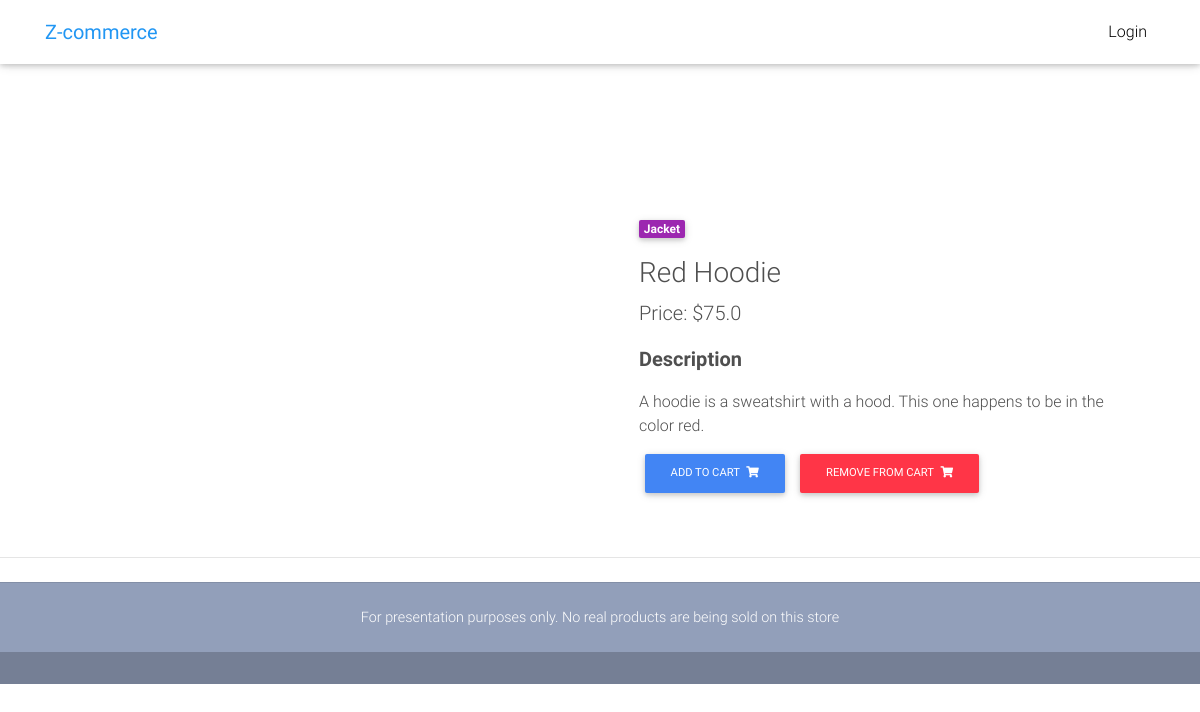
Screenshot of /product/red-hoodie/ with the database file from the repository.
### coreFunctionality/models.py (models this page shows, shortened)
class Item(models.Model):                  # Stores individual items that can be ordered by a user
    name = models.CharField(max_length=50)  # Name of the item
    price = models.FloatField()             # Price of the item
    category = models.CharField(max_length=2, choices=CATEGORIES, default='S')   # Category that the item is under
    label = models.CharField(max_length=1, choices=LABELCHOICES, default='P')    # Type of label that an item has (if it has one)
    slug = models.SlugField()
    description = models.TextField(default="This is a product")
    image_Url = models.TextField(default="https://mdbootstrap.com/img/Photos/Horizontal/E-commerce/Vertical/12.jpg")
    def get_Add_To_Cart_URL(self):
        return reverse('coreFunctionality:addToCartView', kwargs={'slug' : self.slug})
    def get_Remove_From_Cart_URL(self):
        return reverse('coreFunctionality:removeFromCartView', kwargs={'slug' : self.slug})

### coreFunctionality/views.py (the view)
# urls.py: path('product/<slug:slug>/', views.productPage, name="productView"),
def productPage(request, slug):
    product = get_object_or_404(Item, slug=slug)    # Returns the item with the requested slug
    context = {'item' : product}                    # Assigns the returned produce the name "item"
    return render(request, "productPage.html/", context)

### storeFront/templates/productPage.html (shortened to what this page needs)
{% extends "base.html" %}
{% load static %}
{% load cart_Template_Tag %}
{% block content %}
<body>
  <main class="mt-5 pt-4">
    <div class="container dark-grey-text mt-5">
      <div class="row wow fadeIn">
        <div class="col-md-6 mb-4">
        </div>
        <div class="col-md-6 mb-4">
          <div class="p-4">
            <div class="mb-3">
              <a href="">
                <span class="badge purple mr-1">{{item.get_category_display}}</span>
              </a>
            </div>
            <h3>{{item.name}}</h3>
            <p class="lead">
              <span>Price: ${{item.price}}</span>
            </p>
            <p class="lead font-weight-bold">Description</p>
            <p>{{item.description}}</p>
            <a href="{{item.get_Add_To_Cart_URL}}">
              <button  class="btn btn-primary btn-md my-0 p">Add to cart
                <i class="fas fa-shopping-cart ml-1"></i>
              </button>
            </a>
            <a href="{{item.get_Remove_From_Cart_URL}}">
            <button  class="btn btn-danger btn-md my-0 p">Remove from cart
              <i class="fas fa-shopping-cart ml-1"></i>
            </button>
          </a>
          </div>
        </div>
        </div>
      </div>
      <hr>
  </main>
</body>
{% endblock content %}

### storeFront/templates/base.html (style rules this page uses)
html, body, header, .carousel { height: 60vh; }

### rows the page displays
Item: category "Jacket", name "Red Hoodie", price "75.0", description "A hoodie is a sweatshirt with a hood. This one happens to be in the color red."
